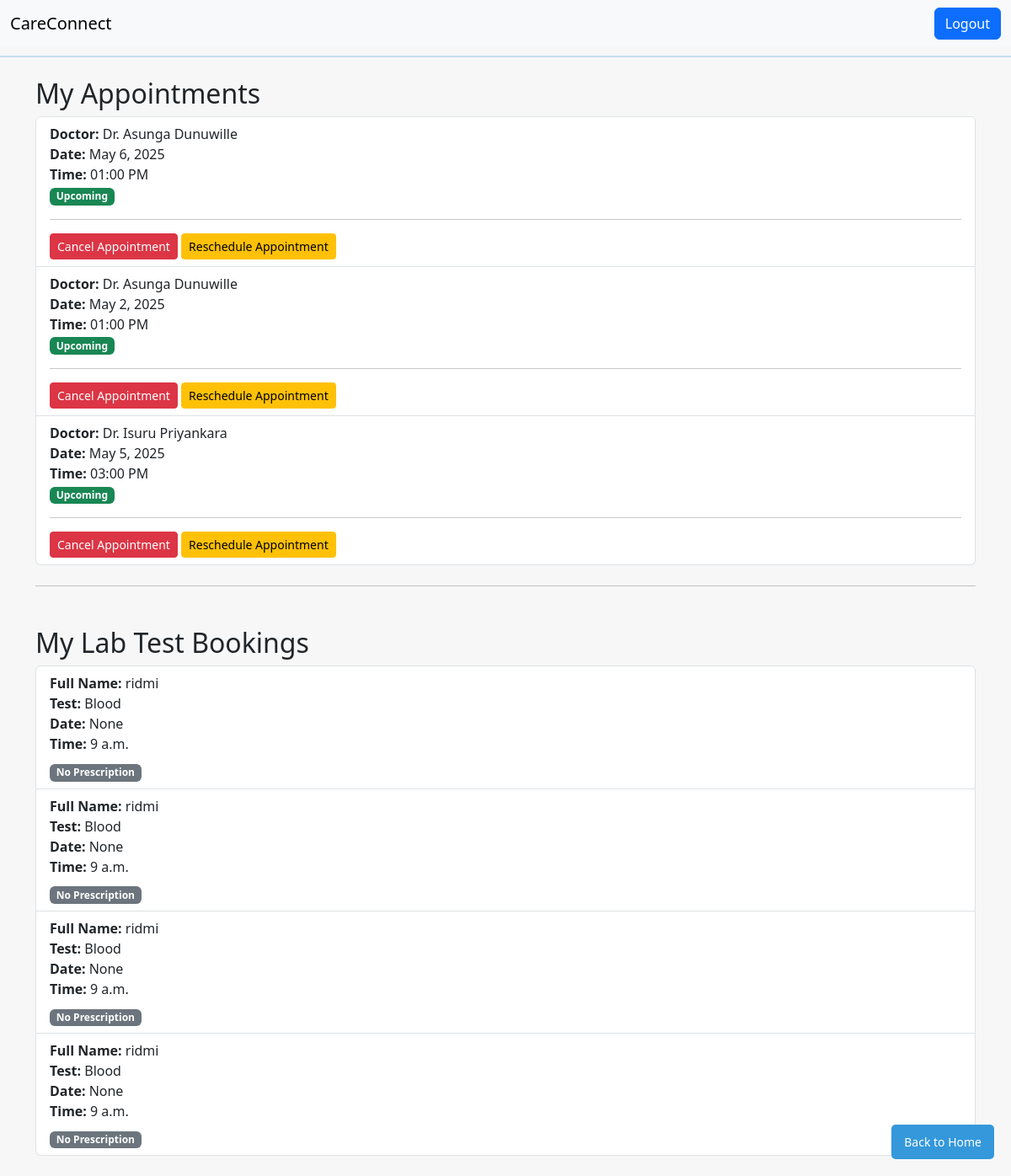
The app's page /dashboard/ (signed in), older data.
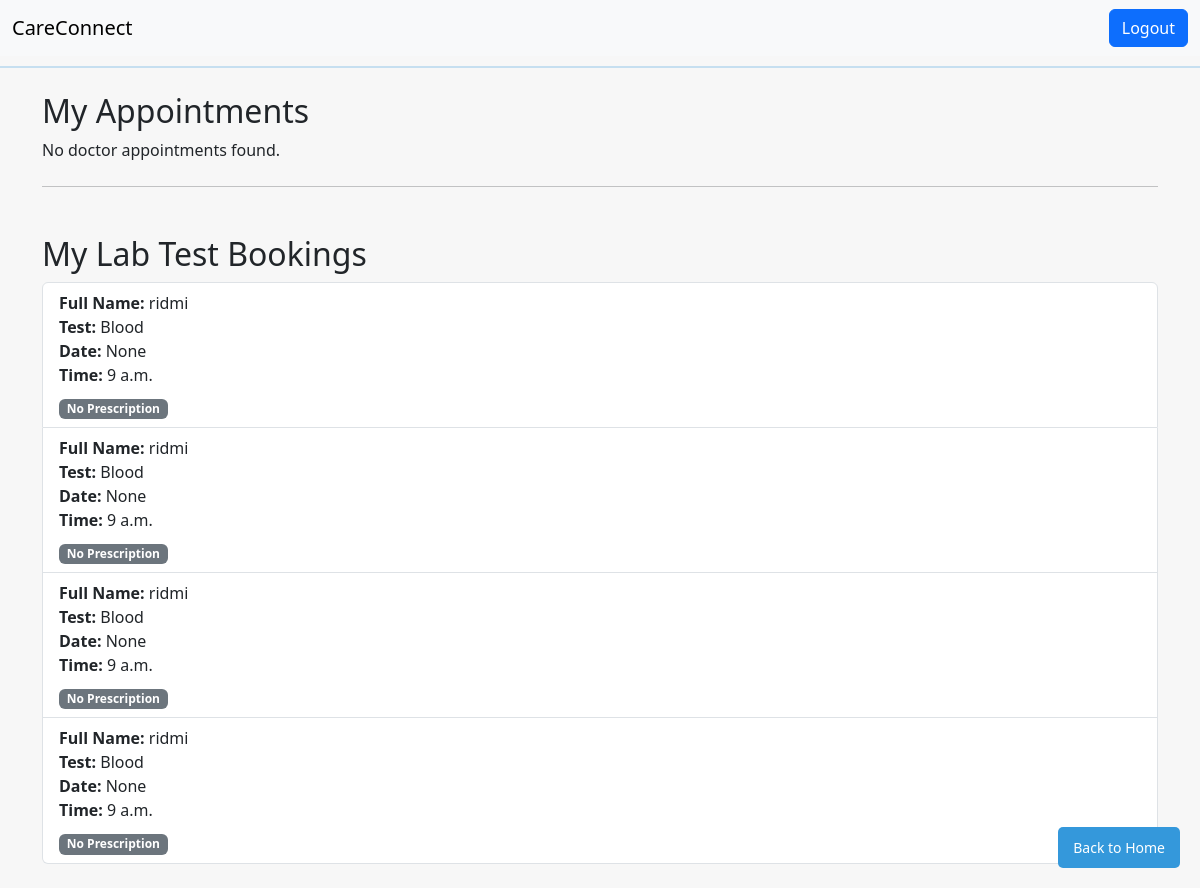
The same page, newer data.
### core/models.py (models this page shows, shortened)
class Appointment(models.Model):
    PAYMENT_METHOD_CHOICES = [
        ('online', 'Online Payment'),
        ('cash', 'Cash at Visit'),
    ]
    STATUS_CHOICES = [
        ('upcoming', 'Upcoming'),
        ('completed', 'Completed'),
        ('canceled', 'Canceled'),
    ]
    user = models.ForeignKey(User, on_delete=models.CASCADE)
    doctor = models.ForeignKey(Doctor, on_delete=models.CASCADE)
    date = models.DateField()
    time_slot = models.CharField(max_length=50)
    status = models.CharField(max_length=20, choices=STATUS_CHOICES, default='upcoming')
    payment_method = models.CharField(
        max_length=10,
        choices=PAYMENT_METHOD_CHOICES,
        default='online'
    )
    is_paid = models.BooleanField(default=False)
    class Meta:
        unique_together = ('doctor', 'date', 'time_slot')  # Prevent double bookings

class Doctor(models.Model):
    name = models.CharField(max_length=100)
    specialty = models.CharField(max_length=100)
    qualification = models.TextField(blank=True, null=True)
    availability = models.BooleanField(default=True)
    image = models.ImageField(upload_to='doctor_images/', null=True, blank=True)
    rating = models.FloatField(default=0.0)
    consultation_fee = models.DecimalField(max_digits=10, decimal_places=2, default=0.00)

class LabTestBooking(models.Model):
    user = models.ForeignKey(User, on_delete=models.CASCADE)
    full_name = models.CharField(max_length=100)
    email = models.EmailField(default='abc@gmail.com')  # Default email value
    test = models.CharField(max_length=50)
    preferred_date = models.DateField(null=True, blank=True)
    preferred_time = models.TimeField(default="09:00:00")  # Default time value
    prescription = models.FileField(upload_to='prescriptions/', null=True, blank=True)
    notes = models.TextField(blank=True)
    submitted_at = models.DateTimeField(auto_now_add=True)

### core/views.py (the view)
# urls.py: path('dashboard/', views.dashboard, name='dashboard'), #Display dashboard
@login_required
def dashboard(request):
    user = request.user
    appointments = Appointment.objects.filter(user=request.user)
    lab_tests = LabTestBooking.objects.filter(user=request.user)
    return render(request, 'dashboard.html', {
        'appointments': appointments,
        'lab_tests': lab_tests,
    })

### templates/dashboard.html (shortened to what this page needs)
{% extends 'base.html' %}
{% block content %}
<h2>My Appointments</h2>
{% if appointments %}
    <ul class="list-group">
        {% for appointment in appointments %}
            <li class="list-group-item">
                <strong>Doctor:</strong> {{ appointment.doctor.name }} <br>
                <strong>Date:</strong> {{ appointment.date }} <br>
                <strong>Time:</strong> {{ appointment.time_slot }} <br>
                {% if appointment.status == 'upcoming' %}
                    <span class="badge bg-success">Upcoming</span>
                {% elif appointment.status == 'completed' %}
                    <span class="badge bg-primary">Completed</span>
                {% elif appointment.status == 'canceled' %}
                    <span class="badge bg-danger">Canceled</span>
                {% endif %}
                <hr>
                <div class="mt-2">
                    {% if appointment.status == 'upcoming' %}
                        <form method="POST" action="{% url 'cancel_appointment' appointment.id %}" style="display:inline;">
                            <button type="submit" class="btn btn-danger btn-sm">Cancel Appointment</button>
                        </form>
                        <a href="{% url 'reschedule_appointment' appointment.id %}" class="btn btn-warning btn-sm ml-2">Reschedule Appointment</a>
                    {% endif %}
                </div>
            </li>
        {% endfor %}
    </ul>
{% else %}
    <p>No doctor appointments found.</p>
{% endif %}
<hr class="my-4">
<h2 class="mt-5">My Lab Test Bookings</h2>
{% if lab_tests %}
    <ul class="list-group">
        {% for test in lab_tests %}
            <li class="list-group-item">
                <strong>Full Name:</strong> {{ test.full_name }} <br>
                <strong>Test:</strong> {{ test.test|title }} <br>
                <strong>Date:</strong> {{ test.preferred_date }} <br>
                <strong>Time:</strong> {{ test.preferred_time }} <br>
                <div class="mt-2">
                    {% if test.prescription %}
                        <a href="{{ test.prescription.url }}" target="_blank" class="btn btn-primary btn-sm">View Prescription</a>
                    {% else %}
                        <span class="badge bg-secondary">No Prescription</span>
                    {% endif %}
                </div>
            </li>
        {% endfor %}
    </ul>
{% else %}
    <p>No lab test appointments found.</p>
{% endif %}
<a href="/" class="home-button">Back to Home</a>
{% endblock %}

### templates/base.html (shortened to what this page needs)
{% load static %}
<!DOCTYPE html>
<html>
<head>
    <link href="https://cdn.jsdelivr.net/npm/bootstrap@5.3.2/dist/css/bootstrap.min.css" rel="stylesheet">
    <link rel="stylesheet" href="{% static 'style.css' %}">
</head>
<body>
    <nav class="navbar navbar-expand-lg navbar-light bg-light">
        <div class="container-fluid">
            <a class="navbar-brand" href="/">CareConnect</a>
            <div>
                {% if user.is_authenticated %}
                    <form method="post" action="{% url 'logout' %}" style="display: inline;">
                        <button type="submit" class="btn btn-primary">Logout</button>
                    </form>
                {% else %}
                    <a href="/login/" class="btn btn-primary btn-sm me-2">Login</a>
                    <a href="/register/" class="btn btn-primary btn-sm">Register</a>
                {% endif %}
            </div>
        </div>
    </nav>
    <hr style="border: 1px solid #3498db; margin-top: 10px;">
    <div class="container mt-4">
        {% block content %}{% endblock %}
    </div>
</body>
</html>

### core/static/style.css (style rules this page uses)
body { margin: 0; background-color: rgb(247, 247, 247); }

### templates/dashboard.html (style rules this page uses)
.home-button { position: fixed; bottom: 20px; right: 20px; background-color: #3498db; color: white; padding: 10px 15px; border: none; border-radius: 5px; text-decoration: none; font-size: 14px; }

Row changes from the older to the newer data that the page shows:
removed Appointment: doctor.name "Dr. Asunga Dunuwille", date "May 6, 2025", time_slot "01:00 PM", status "Upcoming"
removed Appointment: doctor.name "Dr. Asunga Dunuwille", date "May 2, 2025", time_slot "01:00 PM", status "Upcoming"
removed Appointment: doctor.name "Dr. Isuru Priyankara", date "May 5, 2025", time_slot "03:00 PM", status "Upcoming"
Text that changed along with them:
text now shown: "No doctor appointments found."
